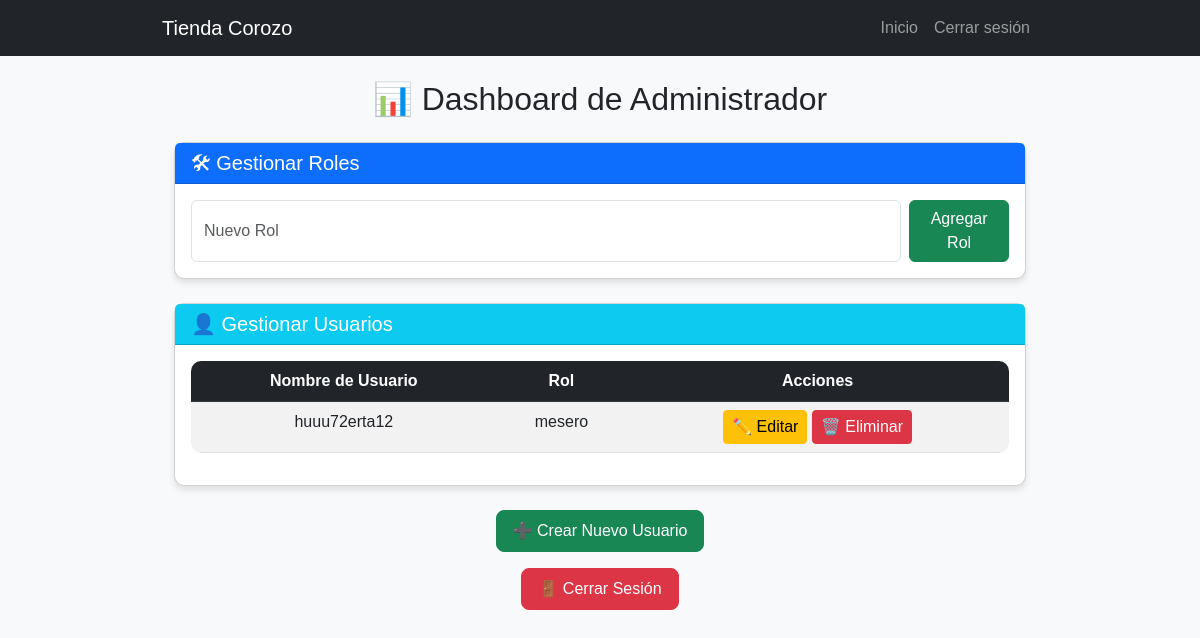
The app's page /dashboard/ (signed in), older data.
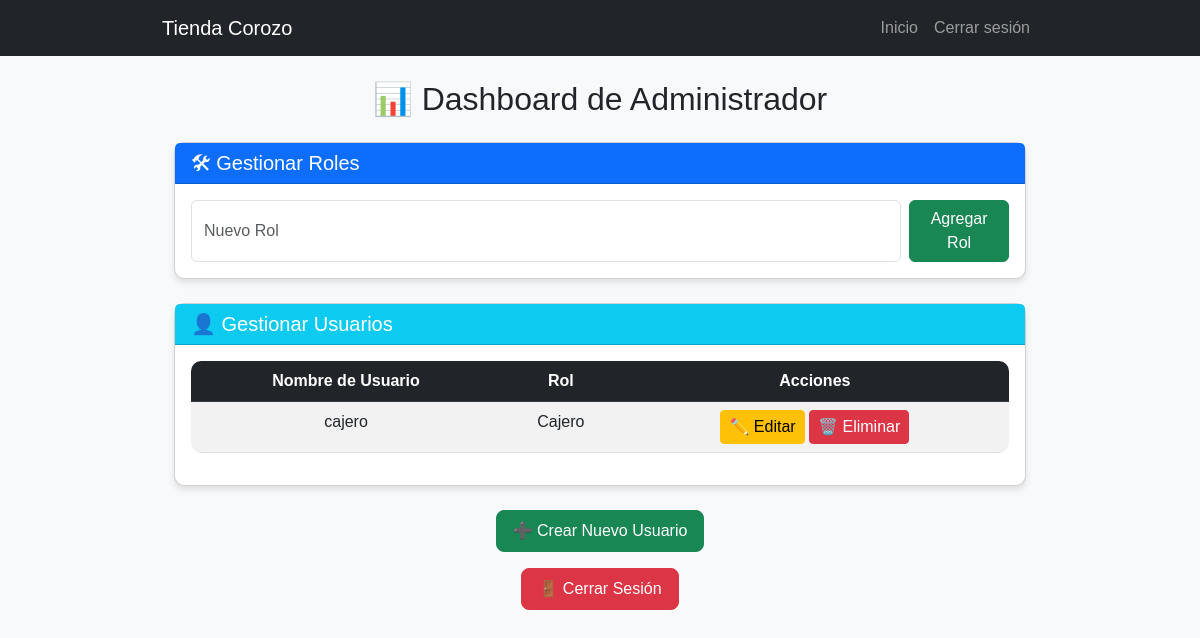
The same page, newer data.
### tasks/models.py (models this page shows, shortened)
class Usuario(models.Model):
    user = models.OneToOneField(User, on_delete=models.CASCADE)  # Usa la tabla de Django
    rol = models.ForeignKey(Rol, on_delete=models.CASCADE)

class Rol(models.Model):
    nombre_rol = models.CharField(max_length=50, unique=True)

### tasks/utils.py (the view)
    def wrapper(request, *args, **kwargs):
        if not request.user.is_superuser:
            return redirect('home')  # Redirige a home si el usuario no es superusuario
        return view_func(request, *args, **kwargs)

### tasks/context_processors.py (called while the page is built)
def rol_usuario(request):
    if request.user.is_authenticated:
        try:
            return {'user_rol': request.user.usuario.rol.nombre_rol}
        except:
            return {'user_rol': None}
    return {'user_rol': None}

### tasks/utils.py (called while the page is built)
def superuser_required(view_func):
    def wrapper(request, *args, **kwargs):
        if not request.user.is_superuser:
            return redirect('home')  # Redirige a home si el usuario no es superusuario
        return view_func(request, *args, **kwargs)
    return wrapper

### tasks/views.py (called while the page is built)
@superuser_required
def admin_dashboard(request):
    usuarios = Usuario.objects.all()
    roles = Rol.objects.all()
    return render(request, 'admin_dashboard.html', {'usuarios': usuarios, 'roles': roles})

### tasks/templates/admin_dashboard.html (shortened to what this page needs)
{% extends 'base.html' %}
{% load static %}
{% block content %}
<div class="container mt-4">
    <h2 class="text-center mb-4">📊 Dashboard de Administrador</h2>
    <div class="card mb-4">
        <div class="card-header bg-primary text-white">
            <h5 class="mb-0">🛠 Gestionar Roles</h5>
        </div>
        <div class="card-body">
            <form method="POST" class="d-flex">
                <input type="text" name="nombre_rol" class="form-control me-2" placeholder="Nuevo Rol" required>
                <button type="submit" class="btn btn-success">Agregar Rol</button>
            </form>
        </div>
    </div>
    <div class="card">
        <div class="card-header bg-info text-white">
            <h5 class="mb-0">👤 Gestionar Usuarios</h5>
        </div>
        <div class="card-body">
            <table class="table table-striped text-center">
                <thead class="table-dark">
                    <tr>
                        <th>Nombre de Usuario</th>
                        <th>Rol</th>
                        <th>Acciones</th>
                    </tr>
                </thead>
                <tbody>
                    {% for usuario in usuarios %}
                        <tr>
                            <td>{{ usuario.user.username }}</td>
                            <td>{{ usuario.rol.nombre_rol }}</td>
                            <td>
                                <a href="{% url 'edit_user' usuario.id %}" class="btn btn-warning btn-sm">✏️ Editar</a>
                                <a href="{% url 'delete_user' usuario.id %}" class="btn btn-danger btn-sm">🗑️ Eliminar</a>
                            </td>
                        </tr>
                    {% endfor %}
                </tbody>
            </table>
        </div>
    </div>
    <div class="text-center mt-4">
        <a href="{% url 'create_user' %}" class="btn btn-success btn-lg">➕ Crear Nuevo Usuario</a>
    </div>
    <div class="text-center mt-3">
        <a href="{% url 'logout' %}" class="btn btn-danger btn-lg">🚪 Cerrar Sesión</a>
    </div>
</div>
{% endblock %}

Row changes from the older to the newer data that the page shows:
removed Usuario: user.username "huuu72erta12", rol.nombre_rol "mesero"
added Usuario: user.username "cajero", rol.nombre_rol "Cajero"
